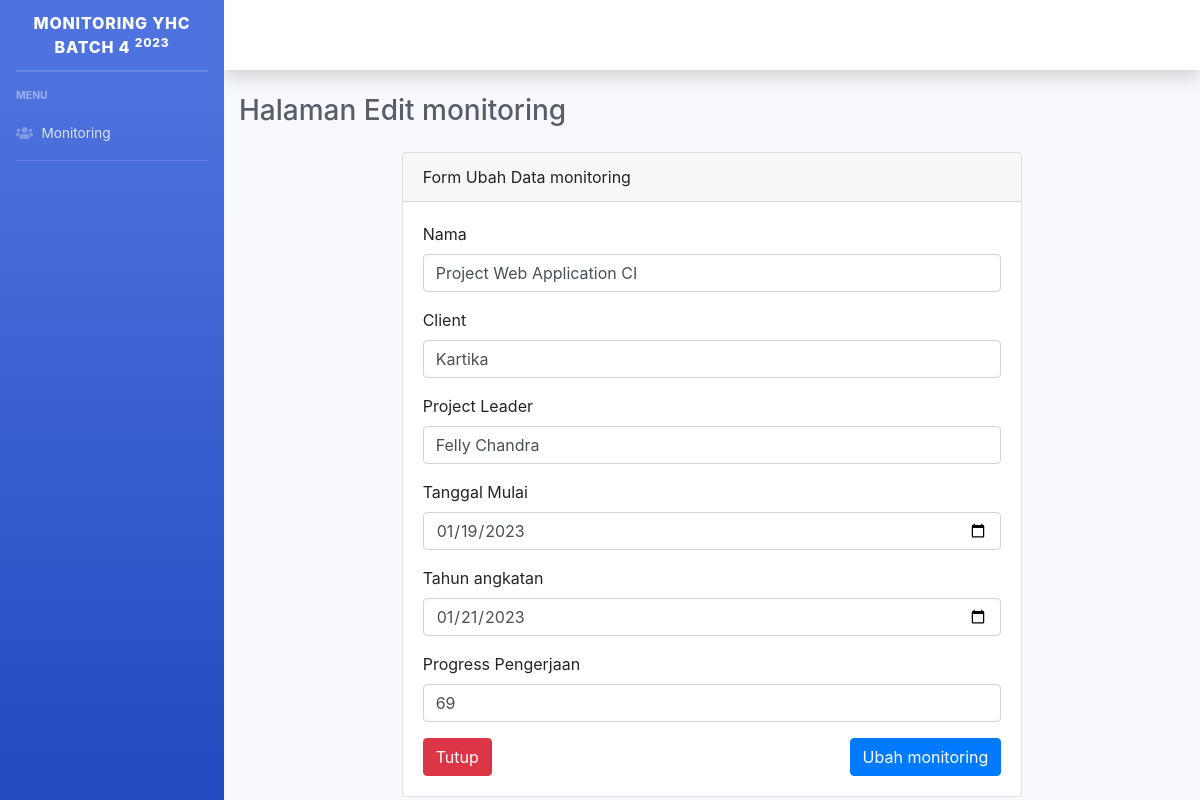
The app's page /monitoring/edit/1 with its own data.
### tables this page shows
CREATE TABLE `monitoring` (
  `id` int(11) NOT NULL,
  `judul` varchar(100) NOT NULL,
  `client` varchar(100) NOT NULL,
  `project_leader` varchar(100) NOT NULL,
  `tanggal_mulai` date NOT NULL,
  `tanggal_berakhir` date NOT NULL,
  `progress` int(11) NOT NULL
);

### application/controllers/monitoring.php (called while the page is built, shortened)
<?php
class monitoring extends CI_Controller
{
    public function __construct()
    {
        $this->load->model('monitoring_model');
    }
    function edit($id)
    {
        $data['judul'] = "Halaman Edit monitoring";
        $data['monitoring'] = $this->monitoring_model->getById($id);
        $this->load->view("layout/header", $data);
        $this->load->view("monitoring/vw_ubah_monitoring", $data);
        $this->load->view("layout/footer");
    }
}

### index.php (called while the page is built, shortened)
<?php
require_once BASEPATH.'core/CodeIgniter.php';

### application/models/monitoring_model.php (called while the page is built, shortened)
<?php
class monitoring_model extends CI_Model
{
    public function getById($id)
    {
        $query = $this->db->query("select * from monitoring where id=$id");
        return $query->row_array();
    }
}

### application/views/monitoring/vw_ubah_monitoring.php (the view, shortened to what this page needs)
<div class="container-fluid">
<h1 class="h3 mb-4 text-gray-800"><?php echo $judul; ?></h1>
    <div class="row justify-content-center">
        <div class="col-md-8 ">
            <div class="card">
                <div class="card-header justify-content-center">Form Ubah Data monitoring</div>
                    <div class="card-body">
                        <form action="<?= base_url('monitoring/update/'.$monitoring['id'])?>" method="POST">
                            <div class="form-group">
                                <label for="judul">Nama</label>
                                <input type="text" name="judul" value="<?= $monitoring['judul']?>" class="form-control" id="judul" placeholder="Judul">
                            </div>
                            <div class="form-group">
                                <label for="client">Client</label>
                                <input type="text" name="client" value="<?=$monitoring['client']?>" class="form-control" id="client" placeholder="Client">
                            </div>
                            <div class="form-group">
                                <label for="Leader">Project Leader</label>
                                <input type="text" name="proder" value="<?= $monitoring['project_leader']?>" class="form-control" id="proder" placeholder="Project Leader">
                            </div>
                            <div class="form-group">
                                <label for="tanggal_mulai">Tanggal Mulai</label>
                                <input type="date" name="tanggal_mulai" value="<?= $monitoring['tanggal_mulai']?>" class="form-control" id="tanggal_mulai" placeholder="Tanggal Mulai">
                            </div>
                            <div class="form-group">
                                <label for="tanggal_berakhir">Tahun angkatan</label>
                                <input type="date" name="tanggal_berakhir" value="<?= $monitoring['tanggal_berakhir']?>" class="form-control" id="tanggal_berakhir" placeholder="Tanggal Berakhir">
                            </div>
                            <div class="form-group">
                                <label for="tanggal_berakhir">Progress Pengerjaan</label>
                                <input type="number" name="progress" value="<?= $monitoring['progress']?>" class="form-control" id="progress" placeholder="progress">
                            </div>
                            <a href="<?= base_url('monitoring') ?>" class="btn btn-danger">Tutup</a>
                            <button type="submit" name="tambah" class="btn btn-primary float-right">Ubah monitoring</button>
                        </form>
                    </div>
                </div>
            </div>
        </div>
    </div>
</div>

### records on screen
monitoring: judul "Project Web Application CI", client "Kartika", proder "Felly Chandra", tanggal_mulai "01/19/2023", tanggal_berakhir "01/21/2023", progress "69"

### other values on screen
$judul "Halaman Edit monitoring"
